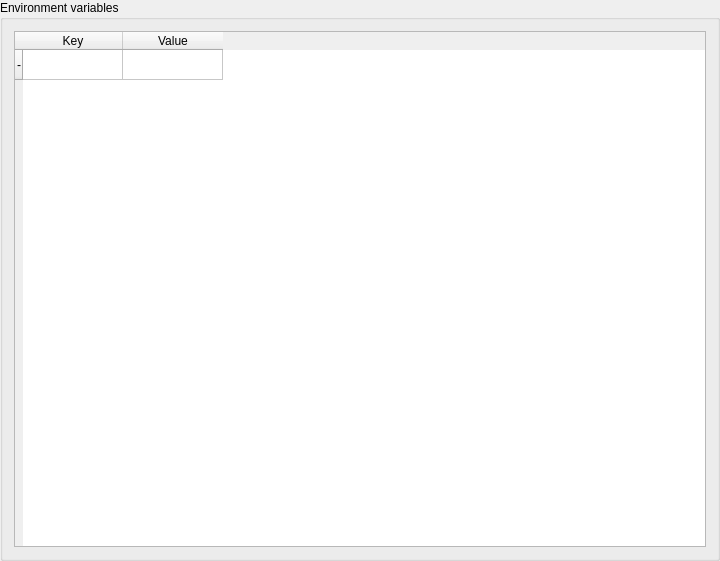
<?xml version="1.0" encoding="UTF-8"?>
<ui version="4.0">
 <class>env_vars_groupbox</class>
 <widget class="QGroupBox" name="env_vars_groupbox">
  <property name="geometry">
   <rect>
    <x>0</x>
    <y>0</y>
    <width>720</width>
    <height>561</height>
   </rect>
  </property>
  <property name="minimumSize">
   <size>
    <width>200</width>
    <height>200</height>
   </size>
  </property>
  <property name="windowTitle">
   <string>GroupBox</string>
  </property>
  <property name="title">
   <string>Environment variables</string>
  </property>
  <layout class="QVBoxLayout" name="verticalLayout">
   <item>
    <widget class="QTableWidget" name="env_vars_table">
     <property name="minimumSize">
      <size>
       <width>0</width>
       <height>500</height>
      </size>
     </property>
     <row>
      <property name="text">
       <string>-</string>
      </property>
     </row>
     <column>
      <property name="text">
       <string>Key</string>
      </property>
     </column>
     <column>
      <property name="text">
       <string>Value</string>
      </property>
     </column>
    </widget>
   </item>
  </layout>
 </widget>
 <resources/>
 <connections/>
</ui>
